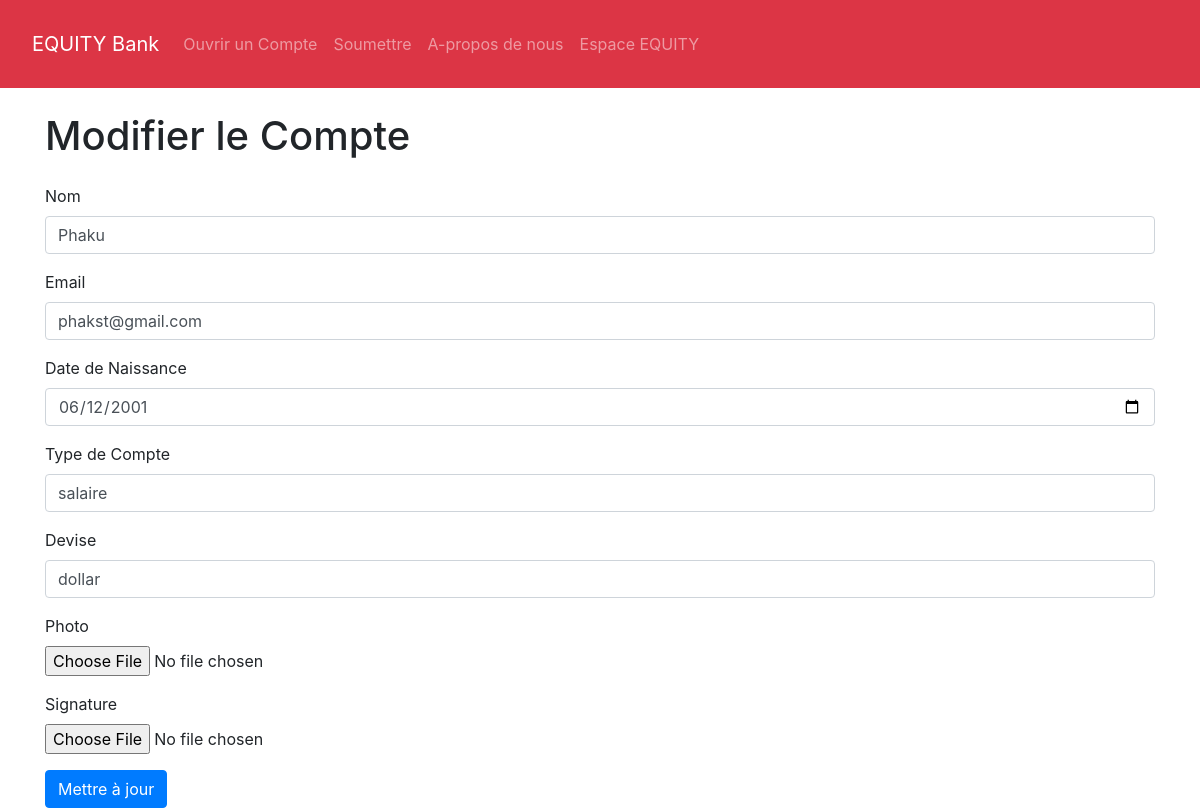
The page /vues/admin/modifier_compte.php?id=11 on the database its author committed.
### tables this page shows
CREATE TABLE IF NOT EXISTS `comptes` (
  `id` int(11) NOT NULL AUTO_INCREMENT,
  `nom` varchar(255) NOT NULL,
  `email` varchar(255) NOT NULL,
  `mot_de_passe` varchar(255) NOT NULL,
  `date_naissance` date NOT NULL,
  `type_compte` enum('courant','epargne','salaire','autre') NOT NULL,
  `devise` enum('franc','dollar') NOT NULL,
  `photo` varchar(255) NOT NULL,
  `signature` varchar(255) NOT NULL,
  `numero_compte` varchar(12) NOT NULL,
  `date_creation` timestamp NULL DEFAULT CURRENT_TIMESTAMP,
  PRIMARY KEY (`id`),
  UNIQUE KEY `email` (`email`),
  UNIQUE KEY `numero_compte` (`numero_compte`)
);

### vues/admin/modifier_compte.php (the view, shortened to what this page needs)
<?php
include_once 'config.php';
include '../header.php';
if (isset($_GET['id'])) {
    $id = $_GET['id'];
    $sql = "SELECT * FROM comptes WHERE id = ?";
    $stmt = $connexion->prepare($sql);
    $stmt->bind_param("i", $id);
    $stmt->execute();
    $result = $stmt->get_result();
    if ($result->num_rows > 0) {
        $row = $result->fetch_assoc();
    } else {
        echo "Compte non trouvé.";
        exit;
    }
}
?>
<!DOCTYPE html>
<html lang="fr">
<head>
    <link href="https://stackpath.bootstrapcdn.com/bootstrap/4.5.2/css/bootstrap.min.css" rel="stylesheet">
</head>
<body>
    <div class="container">
        <h1 class="my-4">Modifier le Compte</h1>
        <form method="POST" action="modifier_compte.php" enctype="multipart/form-data">
            <div class="form-group">
                <label for="nom">Nom</label>
                <input type="text" class="form-control" id="nom" name="nom" value="<?php echo htmlspecialchars($row['nom']); ?>" required>
            </div>
            <div class="form-group">
                <label for="email">Email</label>
                <input type="email" class="form-control" id="email" name="email" value="<?php echo htmlspecialchars($row['email']); ?>" required>
            </div>
            <div class="form-group">
                <label for="date_naissance">Date de Naissance</label>
                <input type="date" class="form-control" id="date_naissance" name="date_naissance" value="<?php echo htmlspecialchars($row['date_naissance']); ?>" required>
            </div>
            <div class="form-group">
                <label for="type_compte">Type de Compte</label>
                <input type="text" class="form-control" id="type_compte" name="type_compte" value="<?php echo htmlspecialchars($row['type_compte']); ?>" required>
            </div>
            <div class="form-group">
                <label for="devise">Devise</label>
                <input type="text" class="form-control" id="devise" name="devise" value="<?php echo htmlspecialchars($row['devise']); ?>" required>
            </div>
            <div class="form-group">
                <label for="photo">Photo</label>
                <input type="file" class="form-control-file" id="photo" name="photo">
            </div>
            <div class="form-group">
                <label for="signature">Signature</label>
                <input type="file" class="form-control-file" id="signature" name="signature">
            </div>
            <button type="submit" class="btn btn-primary">Mettre à jour</button>
        </form>
    </div>
</body>
</html>

### rows shown on the page
comptes: nom "Phaku", email "phakst@gmail.com", date_naissance "06/12/2001", type_compte "salaire", devise "dollar"
